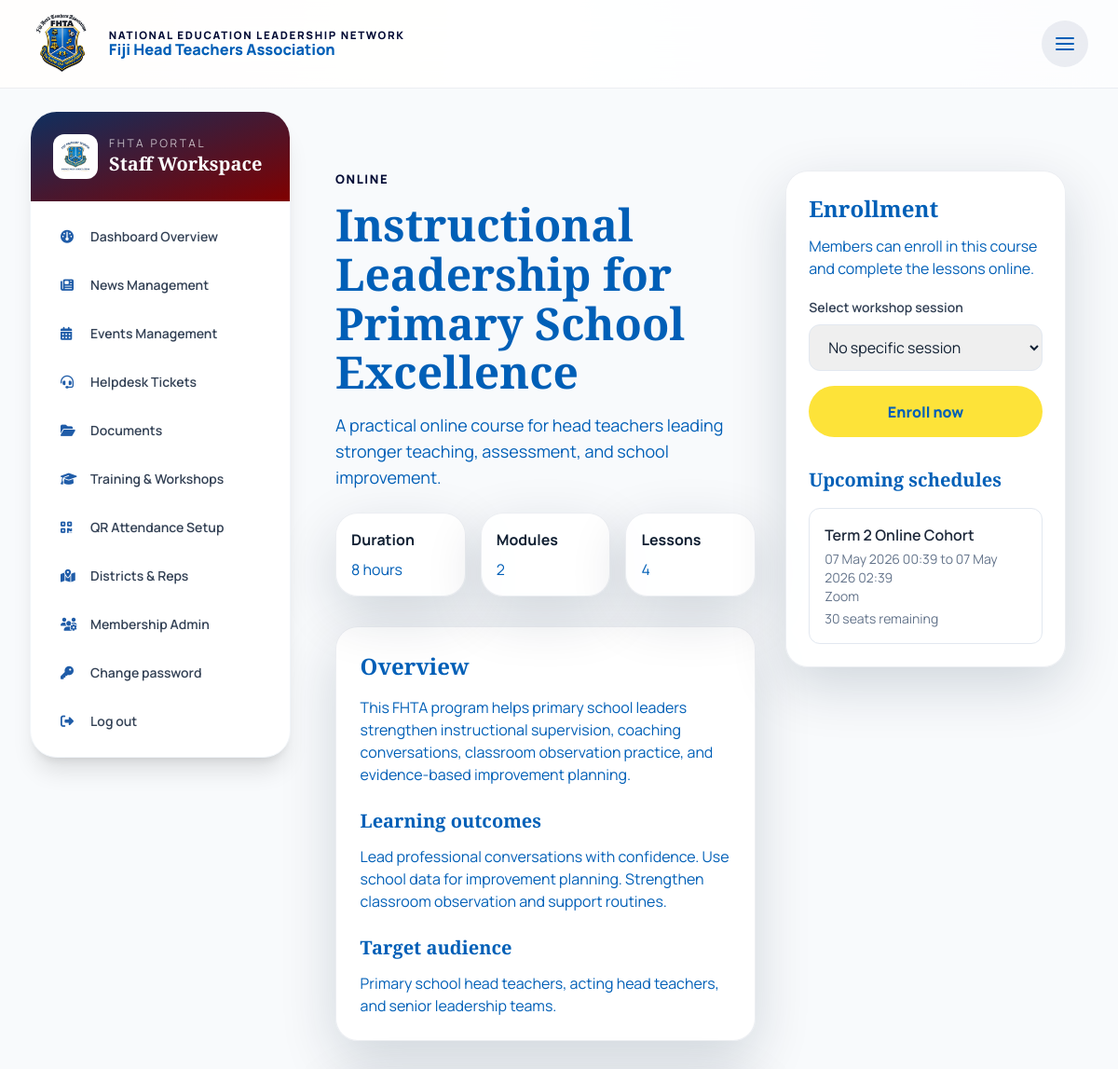
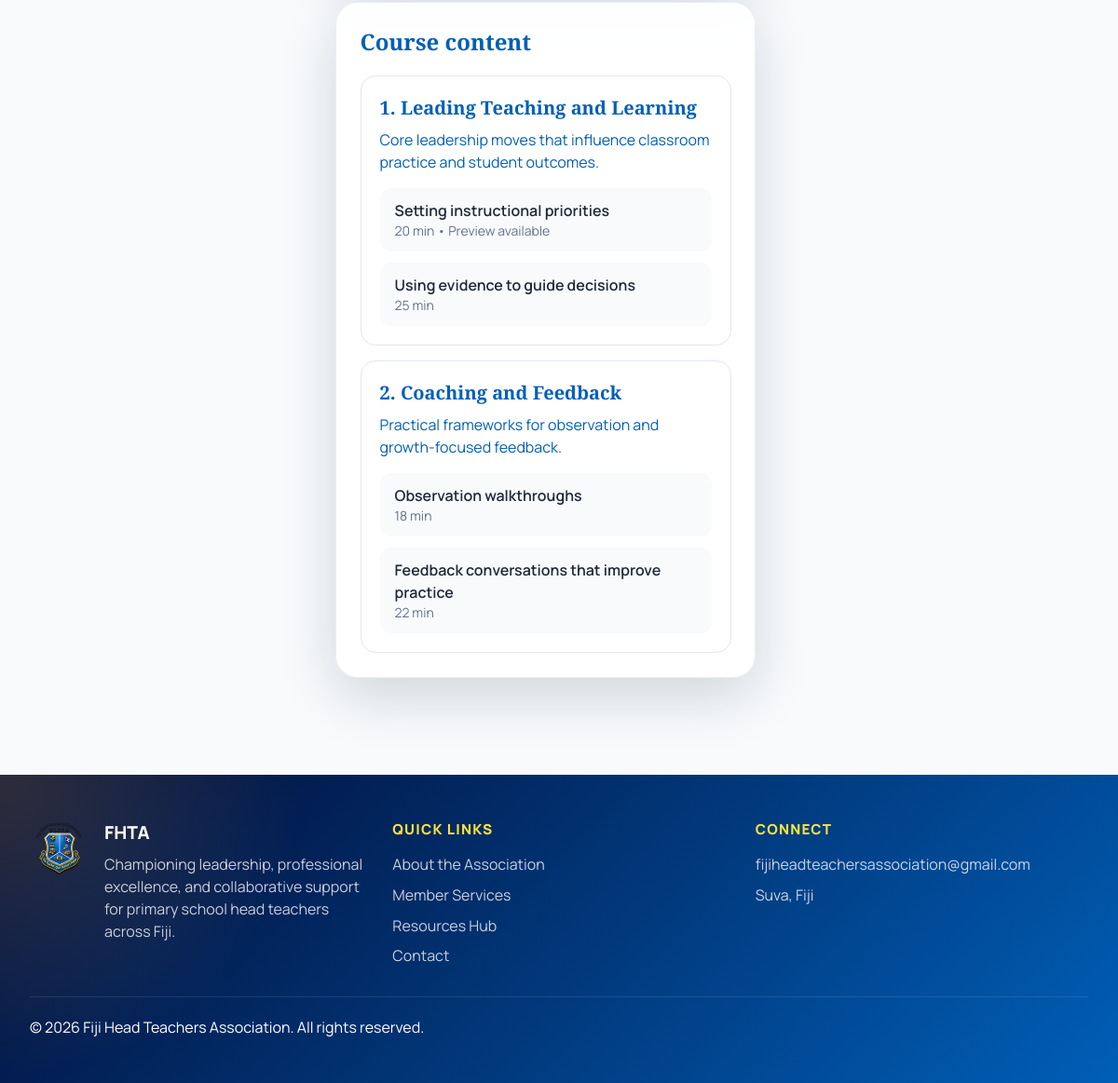
The page /training/course/instructional-leadership-for-primary-school-excell/ (signed in) on the database its author committed (2 pictures, top to bottom).
### training/models.py (models this page shows, shortened)
class Course(models.Model):
    DELIVERY_CHOICES = [
        ("online", "Online"),
        ("workshop", "Workshop"),
        ("blended", "Blended"),
    ]
    title = models.CharField(max_length=255)
    slug = models.SlugField(unique=True, blank=True)
    short_description = models.CharField(max_length=300)
    description = models.TextField()
    learning_outcomes = models.TextField(blank=True)
    target_audience = models.CharField(max_length=255, blank=True)
    duration_hours = models.PositiveIntegerField(default=1)
    delivery_type = models.CharField(max_length=20, choices=DELIVERY_CHOICES, default="online")
    passing_score = models.PositiveIntegerField(default=100)
    thumbnail = models.ImageField(upload_to="training/course_thumbnails/", blank=True, null=True)
    is_published = models.BooleanField(default=True)
    is_featured = models.BooleanField(default=False)
    created_by = models.ForeignKey(
        settings.AUTH_USER_MODEL,
        on_delete=models.SET_NULL,
        null=True,
        blank=True,
        related_name="training_courses_created",
    )
    created_at = models.DateTimeField(auto_now_add=True)
    updated_at = models.DateTimeField(auto_now=True)
    class Meta:
        ordering = ["title"]
    @property
    def lesson_count(self):
        return Lesson.objects.filter(module__course=self).count()

class Module(models.Model):
    course = models.ForeignKey(Course, on_delete=models.CASCADE, related_name="modules")
    title = models.CharField(max_length=255)
    overview = models.TextField(blank=True)
    order = models.PositiveIntegerField(default=1)
    class Meta:
        ordering = ["order", "id"]
        unique_together = [("course", "order")]

class Lesson(models.Model):
    module = models.ForeignKey(Module, on_delete=models.CASCADE, related_name="lessons")
    title = models.CharField(max_length=255)
    content = models.TextField()
    resource_file = models.FileField(upload_to="training/lesson_resources/", blank=True, null=True)
    video_url = models.URLField(blank=True)
    duration_minutes = models.PositiveIntegerField(default=10)
    order = models.PositiveIntegerField(default=1)
    is_preview = models.BooleanField(default=False)
    class Meta:
        ordering = ["order", "id"]
        unique_together = [("module", "order")]

class CourseSchedule(models.Model):
    course = models.ForeignKey(Course, on_delete=models.CASCADE, related_name="schedules")
    title = models.CharField(max_length=255)
    location = models.CharField(max_length=255, blank=True)
    meeting_link = models.URLField(blank=True)
    facilitator = models.CharField(max_length=255, blank=True)
    start_datetime = models.DateTimeField()
    end_datetime = models.DateTimeField()
    registration_deadline = models.DateTimeField(blank=True, null=True)
    capacity = models.PositiveIntegerField(blank=True, null=True)
    notes = models.TextField(blank=True)
    is_active = models.BooleanField(default=True)
    attendance_qr_token = models.UUIDField(default=uuid.uuid4, unique=True, editable=False)
    qr_checkin_enabled = models.BooleanField(default=True)
    class Meta:
        ordering = ["start_datetime"]
    @property
    def seats_remaining(self):
        if not self.capacity:
            return None
        enrolled_count = self.enrollments.filter(status__in=["enrolled", "completed"]).count()
        return max(self.capacity - enrolled_count, 0)

### training/views.py (the view)
# urls.py: path("course/<slug:slug>/", views.course_detail, name="course_detail"),
def course_detail(request, slug):
    course = get_object_or_404(
        Course.objects.prefetch_related(
            Prefetch("modules", queryset=Module.objects.prefetch_related("lessons")),
            "schedules",
            "quiz_questions",
        ),
        slug=slug,
        is_published=True,
    )
    enrollment = None
    if request.user.is_authenticated:
        member = Member.objects.filter(user=request.user).first()
        if member:
            enrollment = Enrollment.objects.filter(course=course, member=member).first()
    schedules = course.schedules.filter(is_active=True)
    context = {
        "course": course,
        "enrollment": enrollment,
        "schedules": schedules,
    }
    return render(request, "training/course_detail.html", context)

### templates/training/course_detail.html (shortened to what this page needs)
{% extends 'base.html' %}
{% block content %}
<section class="section-shell pt-16">
  <div class="max-w-7xl mx-auto px-6">
    <div class="grid gap-8 lg:grid-cols-[1.2fr_0.8fr]">
      <div>
        <p class="section-kicker">{{ course.get_delivery_type_display }}</p>
        <h1 class="section-title mt-3">{{ course.title }}</h1>
        <p class="section-copy mt-4 text-lg">{{ course.short_description }}</p>
        <div class="mt-6 grid gap-4 md:grid-cols-3">
          <div class="feature-card !p-4"><strong>Duration</strong><p class="section-copy mt-2">{{ course.duration_hours }} hour{{ course.duration_hours|pluralize }}</p></div>
          <div class="feature-card !p-4"><strong>Modules</strong><p class="section-copy mt-2">{{ course.modules.count }}</p></div>
          <div class="feature-card !p-4"><strong>Lessons</strong><p class="section-copy mt-2">{{ course.lesson_count }}</p></div>
        </div>
        <div class="feature-card mt-8">
          <h2 class="text-2xl font-bold maroon-text">Overview</h2>
          <div class="section-copy mt-4 prose max-w-none">{{ course.description|safe }}</div>
          {% if course.learning_outcomes %}
            <h3 class="text-xl font-bold maroon-text mt-6">Learning outcomes</h3>
            <div class="section-copy mt-3 prose max-w-none">{{ course.learning_outcomes|safe }}</div>
          {% endif %}
          {% if course.target_audience %}
            <h3 class="text-xl font-bold maroon-text mt-6">Target audience</h3>
            <p class="section-copy mt-3">{{ course.target_audience }}</p>
          {% endif %}
        </div>
        <div class="feature-card mt-8">
          <h2 class="text-2xl font-bold maroon-text">Course content</h2>
          <div class="mt-5 space-y-4">
            {% for module in course.modules.all %}
              <div class="rounded-2xl border border-slate-200 p-5">
                <h3 class="text-xl font-bold maroon-text">{{ module.order }}. {{ module.title }}</h3>
                {% if module.overview %}<div class="section-copy mt-2 prose max-w-none">{{ module.overview|safe }}</div>{% endif %}
                <ul class="mt-4 space-y-3">
                  {% for lesson in module.lessons.all %}
                    <li class="flex items-center justify-between gap-3 rounded-xl bg-slate-50 px-4 py-3">
                      <div>
                        <div class="font-semibold text-slate-800">{{ lesson.title }}</div>
                        <div class="text-sm text-slate-500">{{ lesson.duration_minutes }} min{% if lesson.is_preview %} • Preview available{% endif %}</div>
                      </div>
                    </li>
                  {% empty %}
                    <li class="text-sm text-slate-500">No lessons added yet.</li>
                  {% endfor %}
                </ul>
              </div>
            {% empty %}
              <p class="section-copy">Modules will appear here once course content is added.</p>
            {% endfor %}
          </div>
        </div>
      </div>
      <div>
        <div class="cta-card p-6 sticky top-28">
          <h2 class="text-2xl font-bold maroon-text">Enrollment</h2>
          {% if enrollment %}
            <p class="section-copy mt-3">You are enrolled in this program.</p>
            <div class="mt-4 rounded-xl bg-slate-50 p-4">
              <div class="flex justify-between text-sm font-semibold text-slate-700">
                <span>Status</span>
                <span>{{ enrollment.get_status_display }}</span>
              </div>
              <div class="mt-3">
                <div class="h-3 rounded-full bg-slate-200 overflow-hidden">
                  <div class="h-full bg-[#1f5ca8]" style="width: {{ enrollment.progress_percent }}%"></div>
                </div>
                <p class="text-sm text-slate-500 mt-2">{{ enrollment.progress_percent }}% complete</p>
              </div>
            </div>
            <div class="mt-5">
              <a href="{% url 'training:learning_detail' enrollment.id %}" class="hero-btn hero-btn-primary">Continue learning</a>
            </div>
          {% else %}
            <p class="section-copy mt-3">Members can enroll in this course and complete the lessons online.</p>
            {% if user.is_authenticated %}
              <form method="post" action="{% url 'training:enroll_in_course' course.slug %}" class="mt-5 space-y-4">
                {% if schedules %}
                  <div>
                    <label for="schedule_id" class="block text-sm font-semibold text-slate-700 mb-2">Select workshop session</label>
                    <select id="schedule_id" name="schedule_id" class="w-full rounded-xl border border-slate-200 px-4 py-3 focus:outline-none focus:ring-2 focus:ring-[#1f5ca8]">
                      <option value="">No specific session</option>
                    </select>
                  </div>
                {% endif %}
                <button type="submit" class="hero-btn hero-btn-primary w-full justify-center">Enroll now</button>
              </form>
            {% else %}
              <div class="mt-5">
                <a href="{% url 'login' %}" class="hero-btn hero-btn-primary">Login to enroll</a>
              </div>
            {% endif %}
          {% endif %}
          {% if schedules %}
            <div class="mt-8">
              <h3 class="text-xl font-bold maroon-text">Upcoming schedules</h3>
              <div class="mt-4 space-y-3">
                {% for schedule in schedules %}
                  <div class="rounded-xl border border-slate-200 p-4">
                    <div class="font-semibold text-slate-800">{{ schedule.title }}</div>
                    <p class="text-sm text-slate-500 mt-1">{{ schedule.start_datetime|date:"d M Y H:i" }} to {{ schedule.end_datetime|date:"d M Y H:i" }}</p>
                    {% if schedule.location %}<p class="text-sm text-slate-500">{{ schedule.location }}</p>{% endif %}
                    {% if schedule.seats_remaining != None %}<p class="text-sm text-slate-500 mt-1">{{ schedule.seats_remaining }} seat{{ schedule.seats_remaining|pluralize }} remaining</p>{% endif %}
                  </div>
                {% endfor %}
              </div>
            </div>
          {% endif %}
        </div>
      </div>
    </div>
  </div>
</section>
{% endblock %}

### static/css/styles.css (style rules this page uses)
:root { --fpspa-navy: #005fb7; --fpspa-navy-deep: #030b35; --fpspa-blue: #030b35; --fpspa-gold: #f2c14e; --fpspa-gold-soft: #fde339; --fpspa-ink: #112033; --fpspa-muted: #005fb7; --fpspa-surface: #f6f7fb; --fpspa-white: #ffffff; --fpspa-shadow: 0 20px 60px rgba(8, 28, 58, 0.16); }
html { scroll-behavior: smooth; }
body.site-body { margin: 0; color: var(--fpspa-ink); background: radial-gradient(circle at top left, rgba(242, 193, 78, 0.14), transparent 28%), radial-gradient(circle at top right, rgba(31, 92, 168, 0.12), transparent 24%), linear-gradient(180deg, #f9fbff 0%, #eef3fb 100%); font-family: "Manrope", sans-serif; }
h1, h2, h3, h4, .display-font { font-family: "Playfair Display", serif; }
.hero-btn { display: inline-flex; align-items: center; gap: 0.7rem; padding: 0.95rem 1.4rem; border-radius: 999px; text-decoration: none; font-weight: 800; transition: 0.25s ease; }
.hero-btn-primary { color: var(--fpspa-navy); background: var(--fpspa-gold-soft); }
.section-shell { padding: 5rem 0; }
.section-kicker { color: var(--fpspa-blue); font-size: 0.82rem; font-weight: 800; letter-spacing: 0.12em; text-transform: uppercase; }
.section-title { color: var(--fpspa-navy); font-size: clamp(2rem, 4vw, 3.2rem); line-height: 1.1; font-weight: 800; }
.section-copy { color: var(--fpspa-muted); font-size: 1rem; }
.glass-card, .feature-card, .news-card, .info-card, .cta-card { border: 1px solid rgba(15, 47, 95, 0.08); border-radius: 1.5rem; background: rgba(255, 255, 255, 0.88); box-shadow: var(--fpspa-shadow); }
.feature-card, .news-card, .info-card, .cta-card { padding: 1.6rem; }
.maroon-text { color: var(--fpspa-navy); }

### rows shown on the page
Course: delivery_type "ONLINE", title "Instructional Leadership for Primary School Excellence", short_description "A practical online course for head teachers leading stronger teaching, assessment, and school improvement.", duration_hours "8", modules.count "2", lesson_count "4", description "This FHTA program helps primary school leaders strengthen instructional supervision, coaching conversations, classroom observation practice, and evidence-based improvement planning.", learning_outcomes "Lead professional conversations with confidence. Use school data for improvement planning. Strengthen classroom observation and support routines.", target_audience "Primary school head teachers, acting head teachers, and senior leadership teams."
Module: order "1", title "Leading Teaching and Learning", overview "Core leadership moves that influence classroom practice and student outcomes."
Lesson: title "Setting instructional priorities", duration_minutes "20", is_preview "• Preview available"
Lesson: title "Using evidence to guide decisions", duration_minutes "25"
Module: order "2", title "Coaching and Feedback", overview "Practical frameworks for observation and growth-focused feedback."
Lesson: title "Observation walkthroughs", duration_minutes "18"
Lesson: title "Feedback conversations that improve practice", duration_minutes "22"
CourseSchedule: title "Term 2 Online Cohort", start_datetime "07 May 2026 00:39", end_datetime "07 May 2026 02:39", location "Zoom", seats_remaining "30"
